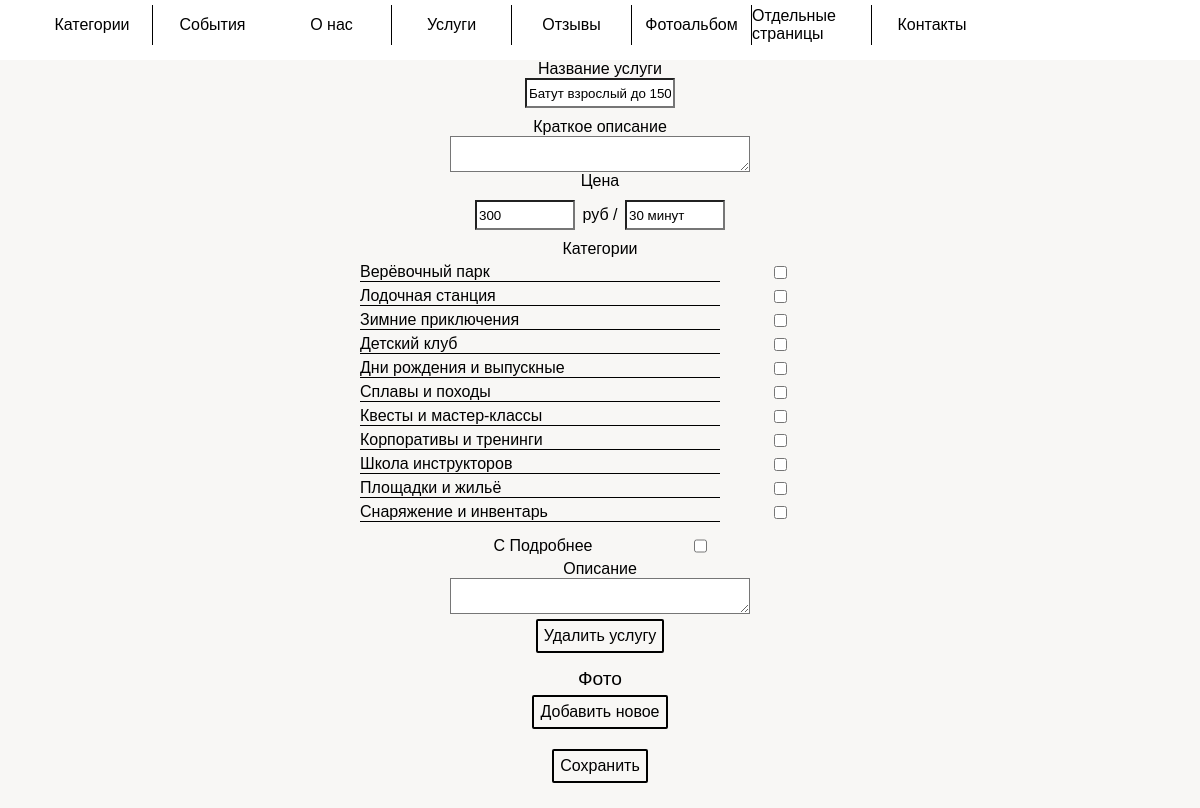
The page /admin_panel/service_test?service_id=46 (signed in) on the database as committed earlier.
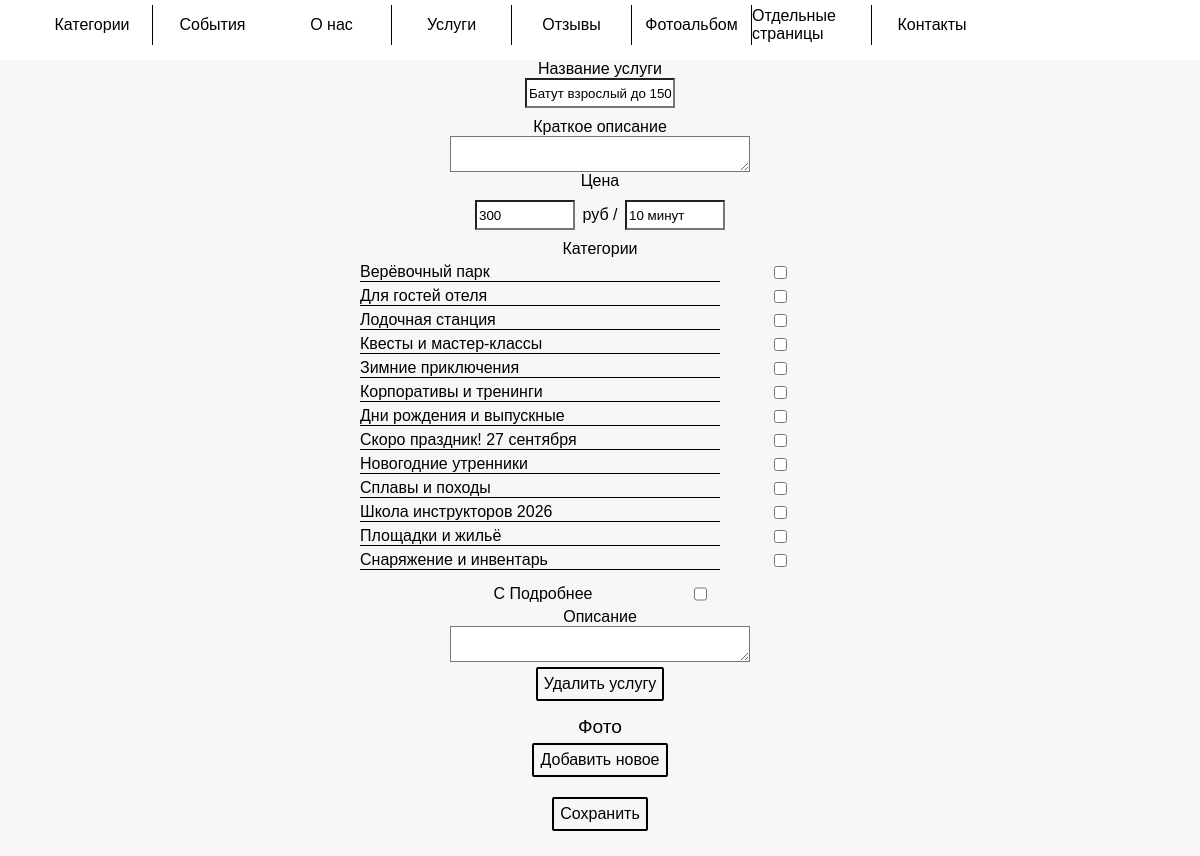
The same page on the database as committed later.
### app/models.py (models this page shows, shortened)
class Service(db.Model):
    id = db.Column(db.Integer, primary_key=True, index=True, unique=True)
    name = db.Column(db.String(128))
    short_description = db.Column(db.String(512))  # краткое описание
    description = db.Column(db.Text)  # полное описание
    status = db.Column(db.BOOLEAN())  # отображение клиентам
    next = db.Column(db.BOOLEAN())  # есть ли переход на дальнейшую страницу
    categories = db.relationship("ServiceCategory", backref="service", lazy="dynamic")
    price = db.Column(db.String(8))
    time = db.Column(db.String(128))

class Category(db.Model):
    id = db.Column(db.Integer, primary_key=True, index=True, unique=True)
    name = db.Column(db.String(128))
    description = db.Column(db.Text)
    status = db.Column(db.BOOLEAN())  # отображение клиентам
    services = db.relationship("ServiceCategory", backref="category", lazy="dynamic")
    number = db.Column(db.Integer, index=True, default=30)
    types = db.relationship("CategoryType", backref="category", lazy="dynamic")

### app/admin_panel/routes.py (the view, shortened to what this page needs)
@bp.route("/service_test", methods=["GET", "POST"])
@login_required
def service_test():
    service_id = request.args.get("service_id")
    service = Service.query.filter_by(id=service_id).first()
    categories_all = Category.query.order_by(Category.number).all()
    try:
        files = listdir("app/static/images/service/{}".format(service_id))
    except:
        files = []
    categories_cheked = []
    for category in categories_all:
        if ServiceCategory.query.filter_by(
            service_id=service_id, category_id=category.id
        ).first():
            categories_cheked.insert(category.id, category.id)
        else:
            categories_cheked.insert(category.id, 0)
    categories_cheked = []
    for category in categories_all:
        if ServiceCategory.query.filter_by(
            service_id=service_id, category_id=category.id
        ).first():
            categories_cheked.append(category.id)
        else:
            categories_cheked.append(0)
    return render_template(
        "admin_panel/service.html",
        title="{}".format(service.name),
        files=files,
        categories=get_categories(),
        service=service,
        categories_checked=categories_cheked,
    )

### app/admin_panel/routes.py (called while the page is built)
@bp.after_request
def add_header(r):
    r.headers["Cache-Control"] = "no-cache, no-store, must-revalidate"
    r.headers["Pragma"] = "no-cache"
    r.headers["Expires"] = "1"
    r.headers["Cache-Control"] = "public, max-age=0"
    return r

### app/main/functions.py (called while the page is built)
def get_categories():
    return Category.query.order_by(Category.number).all()

### app/models.py (called while the page is built)
@login.user_loader
def load_user(id):
    return Admin.query.get(int(id))

### app/templates/admin_panel/service.html (shortened to what this page needs)
{% extends "admin_panel/base.html" %}
{% block scripts %}
    <link rel="stylesheet" href="{{ url_for('static', filename='slider.css') }}">
    <link rel="stylesheet" href="{{ url_for('static', filename='event/event.css') }}">
{% endblock %}
{% block app_content %}
    <div class="grid_panel">
        <div class="grid_block partners_map">
            <form method="POST" enctype="multipart/form-data" class="grid_block">
                <label for="title">Название услуги</label>
                <input type="text" name="title" id="title" class="little_input"
                       style="width: 150px; justify-content: left;"
                       value="{{ service.name }}">
                <label for="input_short_desc">Краткое описание</label>
                <textarea name="input_short_desc" id="input_short_desc" class="category_name"
                >{{ service.short_description|safe }}</textarea>
                <label for="input_price">Цена</label>
                <div class="grid_block_price">
                    <input type="text" name="input_price" id="input_price" class="little_input"
                           value="{{ service.price }}">
                    руб /
                    <input type="text" name="input_price_time" id="input_price_time" class="little_input"
                           value="{{ service.time }}">
                </div>
                <label for="select">Категории</label>
                <div class="grid_category">
                    {% set i = namespace(a=0) %}
                    {% for category in categories %}
                        <label for="category" class="label_1">{{ category.name }}</label>
                        <input type="checkbox" id="category" class="checkbox"
                               name={{ category.id }}  value={{ category.id }}
                                {{ "checked" if category.id == categories_checked[i.a] else "" }}>
                        {% set i.a = i.a + 1 %}
                    {% endfor %}
                </div>
                <div class="grid_checkbox">
                    <label for="checkbox_1">С Подробнее</label>
                    <input type="checkbox" id="checkbox_1" class="checkbox" name="checkbox" value="1" {{ "checked" if
                        service.next == 1 else "" }}/>
                </div>
                <label for="input_desc">Описание</label>
                <textarea name="input_desc" id="input_desc" class="category_name"
                >{{ service.description|safe }}</textarea>
                <div class="input__wrapper">
                    <label for="delete_service" class="input__file_button">
                        <span class="input__file_button_text_2">Удалить услугу</span>
                    </label>
                </div>
                <div class="title">Фото</div>
                <div class="grid_block_photo">
                    <div class="input__wrapper">
                        <label for="blank_file" class="input__file_button">
                            <span class="input__file_button_text_2">Добавить новое</span>
                        </label>
                    </div>
                </div>
                <div class="input__wrapper">
                    <label for="Submit" class="input__file_button">
                        <span class="input__file_button_text_2">Сохранить</span>
                    </label>
                </div>
            </form>
        </div>
    </div>
{% endblock %}

Rows that differ between the two databases and show on the page:
removed Category: name "Детский клуб"
changed Service "Батут взрослый до 150 кг": input_price_time "30 минут" → "10 минут"
added Category: name "Для гостей отеля"
changed Category "Квесты и мастер-классы": moves up the list
changed Category "Корпоративы и тренинги": moves up the list
added Category: name "Скоро праздник! 27 сентября"
added Category: name "Новогодние утренники"
changed Category: name "Школа инструкторов" → "Школа инструкторов 2026"
